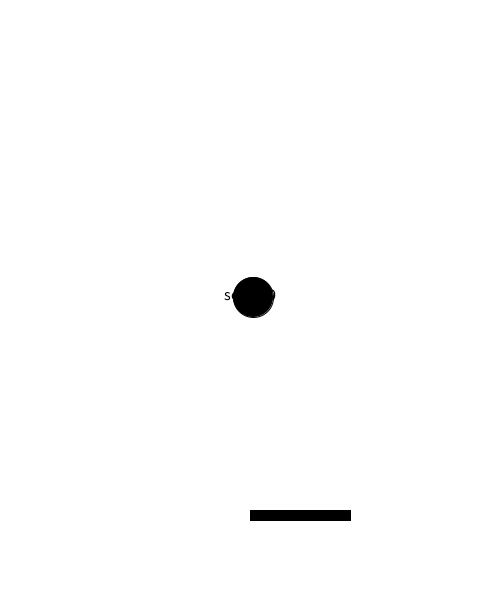
Frame 1 (no input)
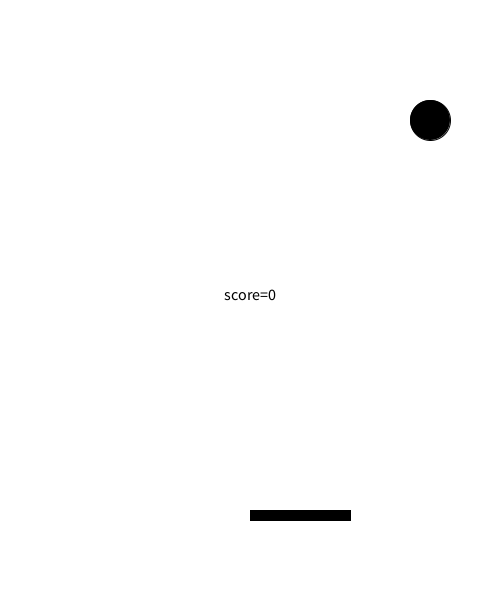
Frame 60 (the mouse pressed at the canvas centre just before this capture)
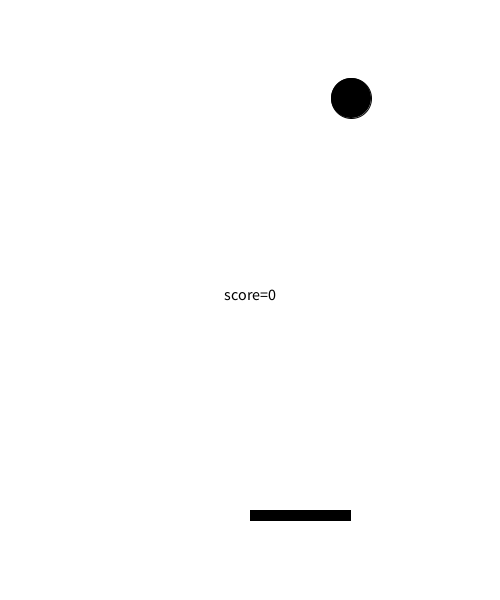
Frame 120 (the mouse held since frame 60 and released just before this capture)

The Processing sketch that drew these frames (run headless with seeded random() and noise(); from frame 60 on, the mouse is pressed at the canvas centre):

// Processing sketch: RacketBall
// ── RacketBall.pde
int x, y;
float speed=5;
float xSpeed, ySpeed;
float ballX, ballY;
int score=0;
PFont hello;
void setup() {
  size(500, 600);
  x=width/2;
  y=height-90;
  xSpeed = 3;
  ySpeed = -3;
  ballX = width/2;
  ballY = height/2;
  background(255, 255, 255);
  fill(0, 0, 0);
  rect(x, y, 100, 10);
  textSize(16);
  textAlign(CENTER);
  text("score="+score, width/2, height/2);
}

void draw() {
  text("score="+score, width, height);
  if (ballY+20>=y) {
    if (ballX-20>x && ballX+20<x+100) {
      ySpeed = ySpeed * -1;
      score++;
    }
  } 
  if (ballX>=480) {
    xSpeed = xSpeed * -1;
    ballX=480;
  }
  if (ballY>=580) {
    ySpeed = ySpeed * -1;
    ballY=580;
    score=0;
  }
  if (ballX<=20) {
    xSpeed = xSpeed * -1;
    ballX=20;
  }
  if (ballY<=20) {
    ySpeed = ySpeed * -1;
    ballY=20;
  }

  //――――――――――――――――――――――――――――――
  if (keyPressed&&key==CODED) {
    if (keyCode == LEFT && x>0)
      x-=speed;
    if (keyCode== RIGHT && x<400)
      x+=speed;
  }
  ballY += ySpeed;
  ballX += xSpeed; 
  background(255, 255, 255);
  rect(x, y, 100, 10);
  ellipse(ballX, ballY, 40, 40);
  //――――――――――――――――――――――――――――――
  
  textSize(16);
  textAlign(CENTER);
  text("score="+score, width/2, height/2);
}
